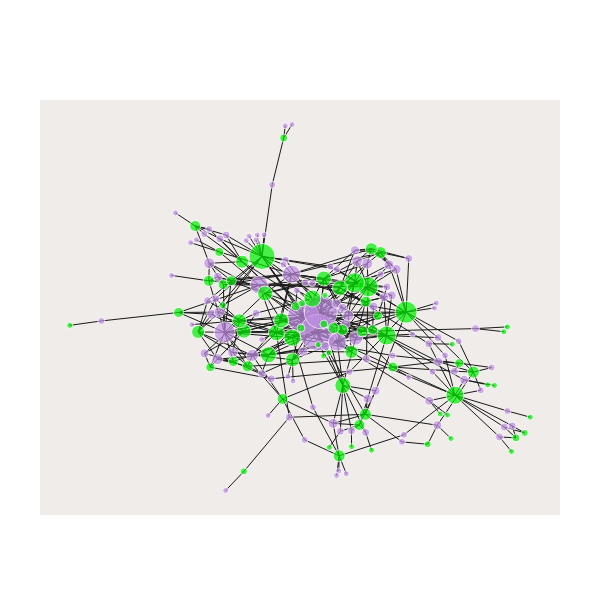

The notebook cell this image was saved under:
### Code cell
from plotly.offline import iplot

iplot(fig)

### Figure 1 — Plotly figure (JSON) as saved in the notebook; plotly's stock layout.template omitted (floating-point values rounded to 4 significant figures; data arrays with more than 128 entries replaced by an {"elided": "..."} marker saying what was removed)
{"data": [{"hoverinfo": "none", "line": {"color": "rgb(25,25,25)", "width": 1}, "mode": "lines", "type": "scatter", "x": {"elided": "1266 float values"}, "y": {"elided": "1266 float values"}}, {"hoverinfo": "text", "marker": {"color": {"elided": "180 str values"}, "size": {"elided": "180 int values"}}, "mode": "markers", "text": {"elided": "180 str values"}, "type": "scatter", "x": {"elided": "180 float values"}, "y": {"elided": "180 float values"}}], "layout": {"autosize": false, "height": 600, "hovermode": "closest", "margin": {"b": 85, "l": 40, "pad": 0, "r": 40, "t": 100}, "plot_bgcolor": "#efecea", "showlegend": false, "width": 600, "xaxis": {"showgrid": false, "showline": false, "showticklabels": false, "title": {"text": ""}, "zeroline": false}, "yaxis": {"showgrid": false, "showline": false, "showticklabels": false, "title": {"text": ""}, "zeroline": false}}}
